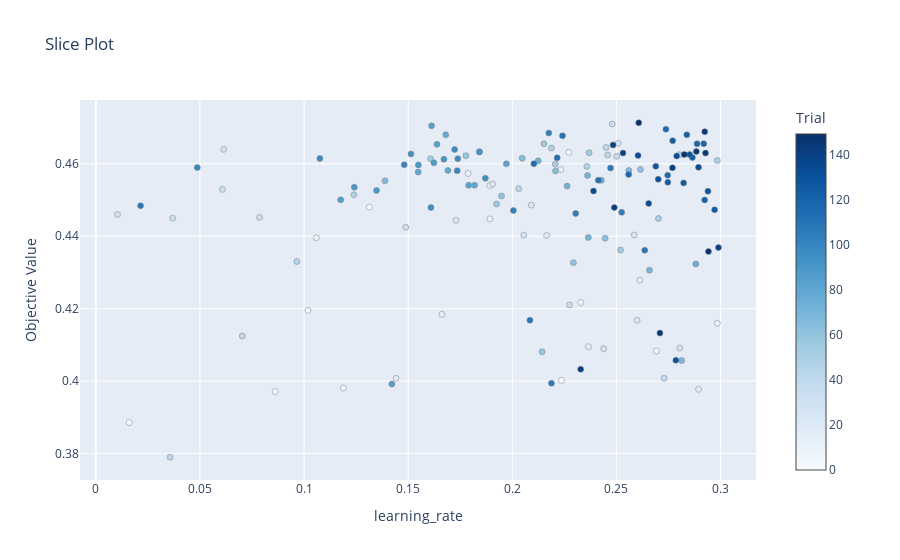
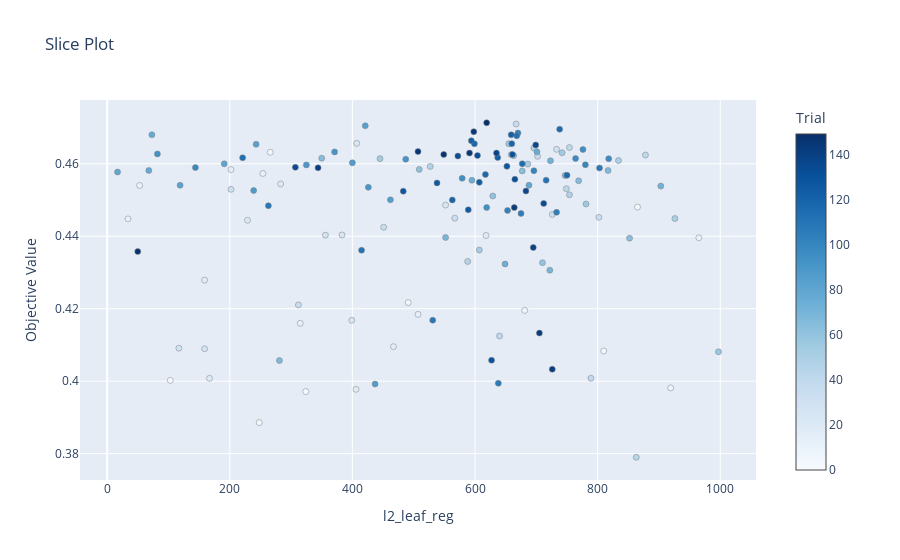
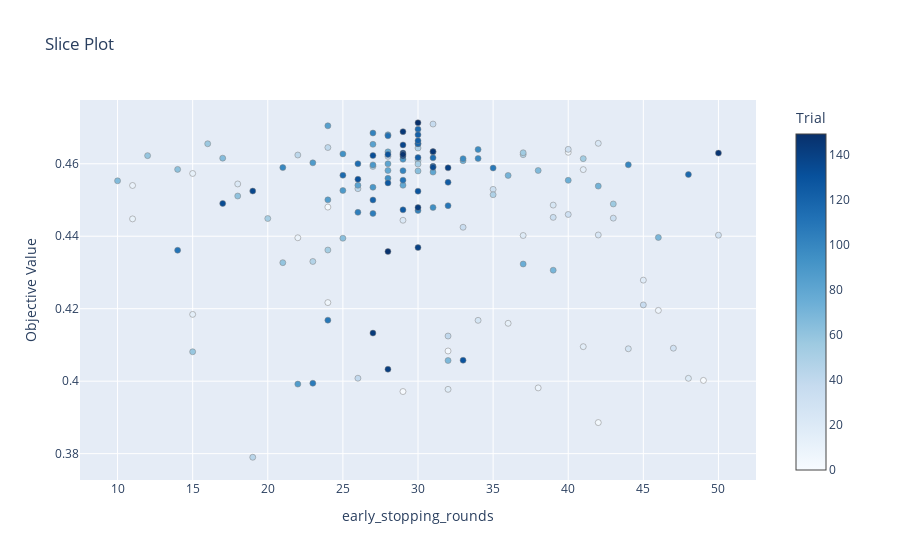
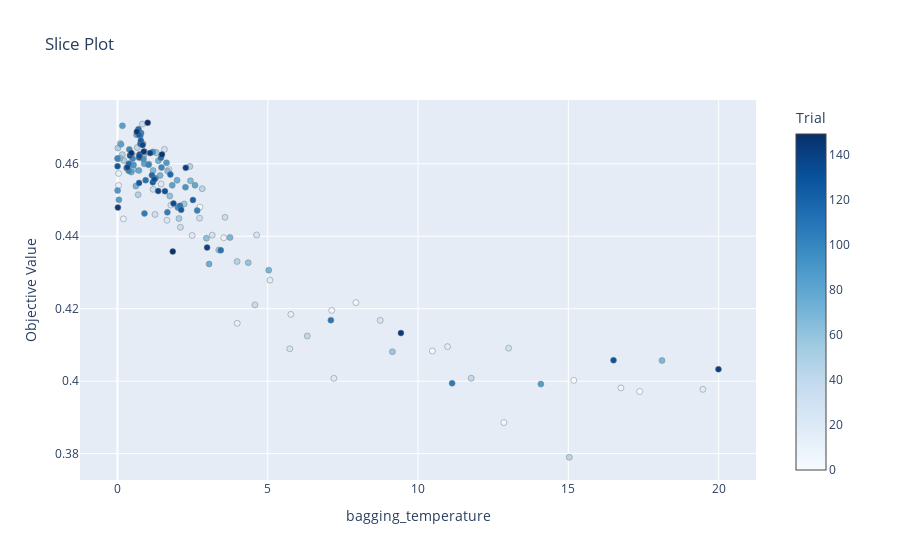

The notebook cell these images were saved under, in order:
### Code cell
for param in cat_optuna_study.best_params.keys():
    fig = plot_slice(cat_optuna_study, params=[param])
    fig.show()

### Figure 1 — Plotly figure (JSON) as saved in the notebook; plotly's stock layout.template omitted (floating-point values rounded to 4 significant figures; data arrays with more than 128 entries replaced by an {"elided": "..."} marker saying what was removed)
{"data": [{"marker": {"color": {"elided": "150 int values"}, "colorbar": {"title": {"text": "Trial"}, "x": 1, "xpad": 40, "y": 0.5}, "colorscale": [[0, "rgb(247,251,255)"], [0.125, "rgb(222,235,247)"], [0.25, "rgb(198,219,239)"], [0.375, "rgb(158,202,225)"], [0.5, "rgb(107,174,214)"], [0.625, "rgb(66,146,198)"], [0.75, "rgb(33,113,181)"], [0.875, "rgb(8,81,156)"], [1, "rgb(8,48,107)"]], "line": {"color": "Grey", "width": 0.5}}, "mode": "markers", "name": "Feasible Trial", "showlegend": false, "type": "scatter", "x": {"elided": "150 float values"}, "y": {"elided": "150 float values"}}], "layout": {"autosize": true, "title": {"text": "Slice Plot"}, "xaxis": {"autorange": true, "range": [-0.007168, 0.3166], "title": {"text": "learning_rate"}, "type": "linear"}, "yaxis": {"autorange": true, "range": [0.3714, 0.4789], "title": {"text": "Objective Value"}, "type": "linear"}}}

### Figure 2 — Plotly figure (JSON) as saved in the notebook; plotly's stock layout.template omitted (floating-point values rounded to 4 significant figures; data arrays with more than 128 entries replaced by an {"elided": "..."} marker saying what was removed)
{"data": [{"marker": {"color": {"elided": "150 int values"}, "colorbar": {"title": {"text": "Trial"}, "x": 1, "xpad": 40, "y": 0.5}, "colorscale": [[0, "rgb(247,251,255)"], [0.125, "rgb(222,235,247)"], [0.25, "rgb(198,219,239)"], [0.375, "rgb(158,202,225)"], [0.5, "rgb(107,174,214)"], [0.625, "rgb(66,146,198)"], [0.75, "rgb(33,113,181)"], [0.875, "rgb(8,81,156)"], [1, "rgb(8,48,107)"]], "line": {"color": "Grey", "width": 0.5}}, "mode": "markers", "name": "Feasible Trial", "showlegend": false, "type": "scatter", "x": {"elided": "150 int values"}, "y": {"elided": "150 float values"}}], "layout": {"autosize": true, "title": {"text": "Slice Plot"}, "xaxis": {"autorange": true, "range": [-42.78, 1057.0], "title": {"text": "l2_leaf_reg"}, "type": "linear"}, "yaxis": {"autorange": true, "range": [0.3714, 0.4789], "title": {"text": "Objective Value"}, "type": "linear"}}}

### Figure 3 — Plotly figure (JSON) as saved in the notebook; plotly's stock layout.template omitted (floating-point values rounded to 4 significant figures; data arrays with more than 128 entries replaced by an {"elided": "..."} marker saying what was removed)
{"data": [{"marker": {"color": {"elided": "150 int values"}, "colorbar": {"title": {"text": "Trial"}, "x": 1, "xpad": 40, "y": 0.5}, "colorscale": [[0, "rgb(247,251,255)"], [0.125, "rgb(222,235,247)"], [0.25, "rgb(198,219,239)"], [0.375, "rgb(158,202,225)"], [0.5, "rgb(107,174,214)"], [0.625, "rgb(66,146,198)"], [0.75, "rgb(33,113,181)"], [0.875, "rgb(8,81,156)"], [1, "rgb(8,48,107)"]], "line": {"color": "Grey", "width": 0.5}}, "mode": "markers", "name": "Feasible Trial", "showlegend": false, "type": "scatter", "x": {"elided": "150 int values"}, "y": {"elided": "150 float values"}}], "layout": {"autosize": true, "title": {"text": "Slice Plot"}, "xaxis": {"autorange": true, "range": [7.56, 52.44], "title": {"text": "early_stopping_rounds"}, "type": "linear"}, "yaxis": {"autorange": true, "range": [0.3714, 0.4789], "title": {"text": "Objective Value"}, "type": "linear"}}}

### Figure 4 — Plotly figure (JSON) as saved in the notebook; plotly's stock layout.template omitted (floating-point values rounded to 4 significant figures; data arrays with more than 128 entries replaced by an {"elided": "..."} marker saying what was removed)
{"data": [{"marker": {"color": {"elided": "150 int values"}, "colorbar": {"title": {"text": "Trial"}, "x": 1, "xpad": 40, "y": 0.5}, "colorscale": [[0, "rgb(247,251,255)"], [0.125, "rgb(222,235,247)"], [0.25, "rgb(198,219,239)"], [0.375, "rgb(158,202,225)"], [0.5, "rgb(107,174,214)"], [0.625, "rgb(66,146,198)"], [0.75, "rgb(33,113,181)"], [0.875, "rgb(8,81,156)"], [1, "rgb(8,48,107)"]], "line": {"color": "Grey", "width": 0.5}}, "mode": "markers", "name": "Feasible Trial", "showlegend": false, "type": "scatter", "x": {"elided": "150 float values"}, "y": {"elided": "150 float values"}}], "layout": {"autosize": true, "title": {"text": "Slice Plot"}, "xaxis": {"autorange": true, "range": [-1.217, 21.21], "title": {"text": "bagging_temperature"}, "type": "linear"}, "yaxis": {"autorange": true, "range": [0.3714, 0.4789], "title": {"text": "Objective Value"}, "type": "linear"}}}
